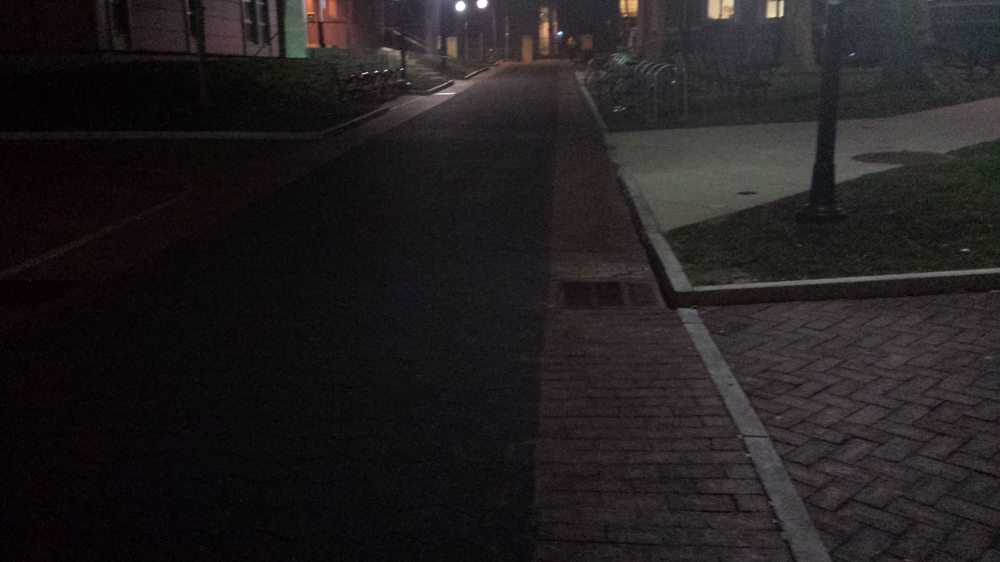
#> input picture image_proc/curb1.jpg, 1000 x 562 px, shrunk from 4128 x 2322 before the run
$ python curb.py
#> lines starting #> are read from the running program, lines starting #| are printed output that depends on the picture; after the words box and inside, x2 and y2 are one past the last pixel; in counts of white or black regions, pixels touching at a corner belong together
#> in test, im is the input picture: shape (562, 1000, 3); mean B, G, R 32.1, 30.5, 34.5
import cv2
import numpy as np
def arrComp(a, b, delta=10):
    for i in range(min(len(a),len(b))):
        if abs(a[i] - b[i]) > delta:
            return False
        return True

def process(im, iters=5):
#> called with iters = 5
    img_raw = im.copy()
    imgray = cv2.cvtColor(im, cv2.COLOR_BGR2GRAY)
    ret, thresh = cv2.threshold(imgray, 50, 255, cv2.THRESH_BINARY_INV)
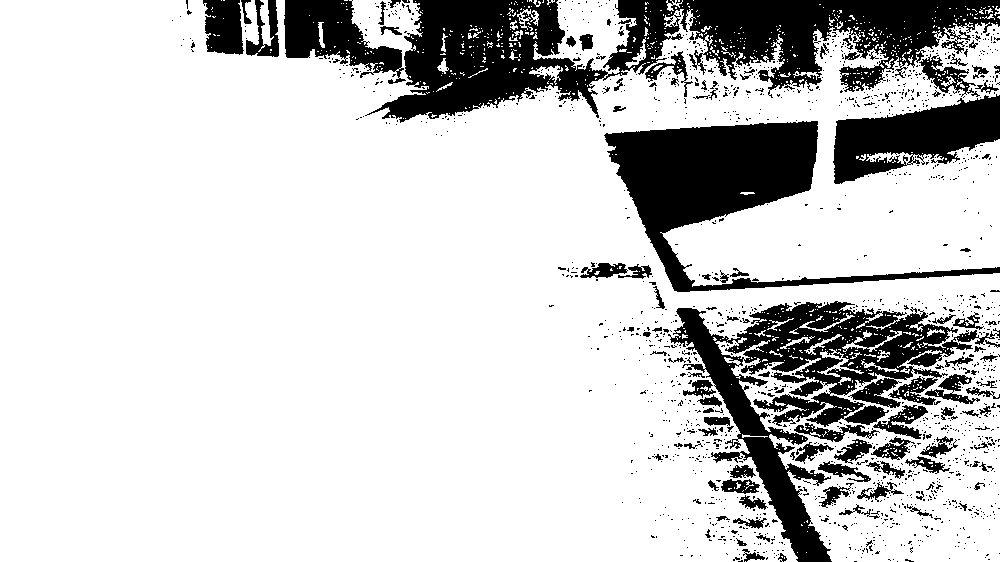
#> thresh: shape (562, 1000); 80.2% white; 1521 black regions (1408 under 20 px), largest, box (x1, y1, x2, y2) and area: (365, 0, 1000, 123) 35186, (668, 301, 1000, 562) 24023, (604, 121, 1000, 292) 19808
    #cv2.imshow('Binary', thresh)
    #cv2.waitKey()
    kernel = np.ones((5,5), np.uint8)
    dilation = cv2.dilate(thresh, kernel, iterations=iters)
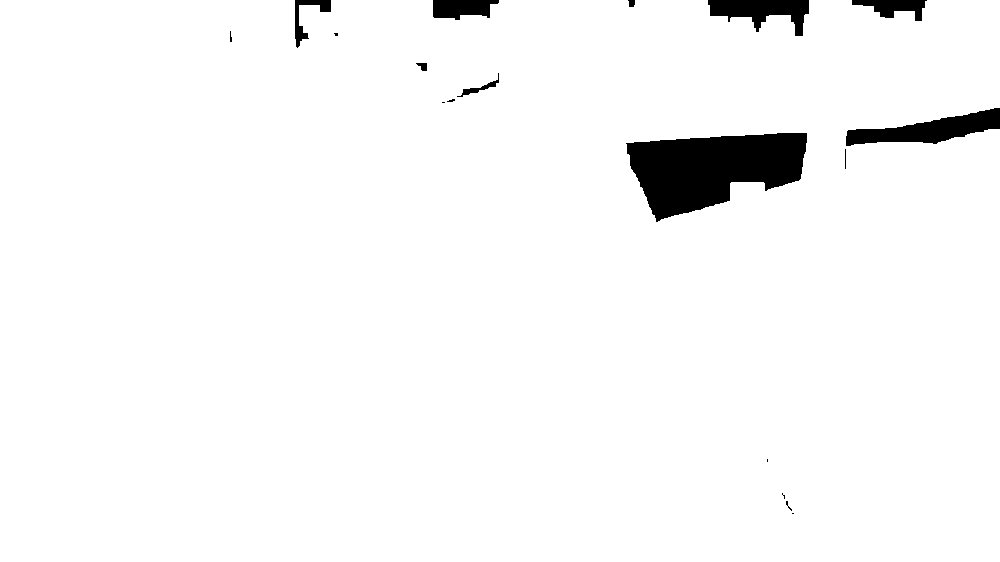
#> dilation: shape (562, 1000); 96.8% white; 18 black regions (8 under 20 px)
    #cv2.imshow('Dilation', dilation)
    #cv2.waitKey()
    minLength = 300
    conts_fin = []
    ret, thresh = cv2.threshold(dilation, 127, 255, 0)
    contours, hierarchy = cv2.findContours(thresh, cv2.RETR_TREE, cv2.CHAIN_APPROX_SIMPLE)
#> contours = 15 contours, 8 with area under 20; largest, box (x1, y1, x2, y2) and area: (0, 0, 1000, 562) 553027, (625, 132, 808, 223) 10574, (456, 72, 500, 98) 240, (415, 62, 428, 72) 75, (844, 148, 847, 170) 40, (229, 30, 233, 43) 28, (446, 98, 456, 103) 24

    for i in range(len(contours)):
        x, y, w, h = cv2.boundingRect(contours[i])
        if w > minLength or h > minLength:
            conts_fin.append(contours[i])
#> this loop made 15 passes
#> (x, y, w, h) on passes 1 to 12: (0, 0, 1000, 562), (791, 512, 4, 3), (787, 505, 6, 7), (785, 500, 4, 7), (782, 494, 4, 6), (781, 492, 3, 4), (766, 458, 3, 5), (844, 148, 3, 22), (625, 132, 183, 91), (441, 101, 5, 3), (446, 98, 10, 5), (456, 72, 44, 26)
#> after the loop, conts_fin = 1 contour; box (x1, y1, x2, y2) and area: (0, 0, 1000, 562) 553027

    cv2.drawContours(img_raw, conts_fin, -1, (0, 255, 0), 3)
    points = []
    for cnt in conts_fin:
        for pnt in cnt:
            points.append(pnt[0])
#> this loop made 1 pass
#> after the loop, points = 224 pairs, first value 0 to 999, second value 0 to 561
    x = len(img_raw[0])/2
#> x = 500
    y=len(img_raw)
#> y = 562
    cv2.line(img_raw, (x, 0), (x, y), (0, 0, 255), 3)
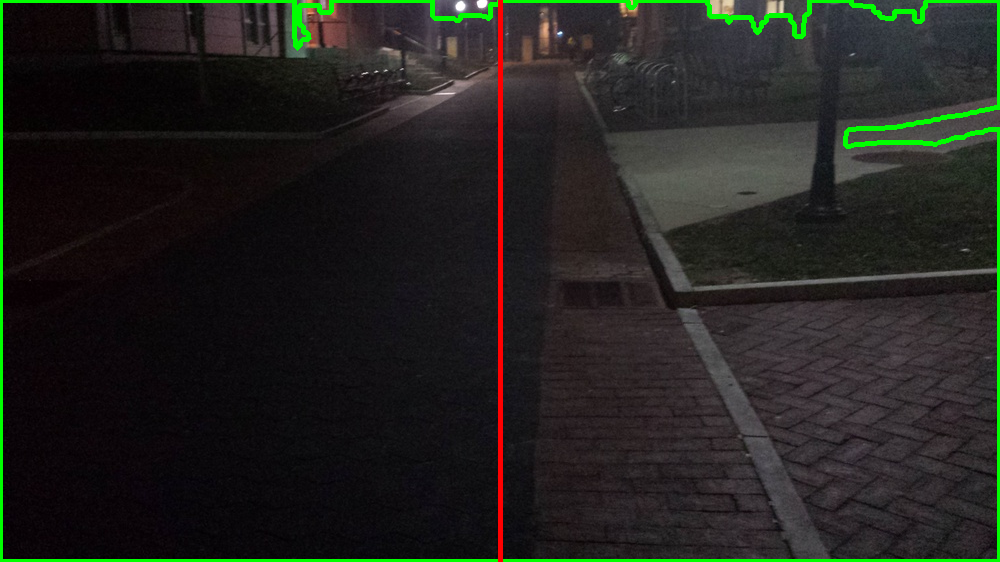
#> img_raw: shape (562, 1000, 3); mean B, G, R 30.9, 35.1, 34.4
    for cnt in contours:
        cv2.fillPoly(img_raw, cnt, (0, 255, 0))
#> this loop made 15 passes
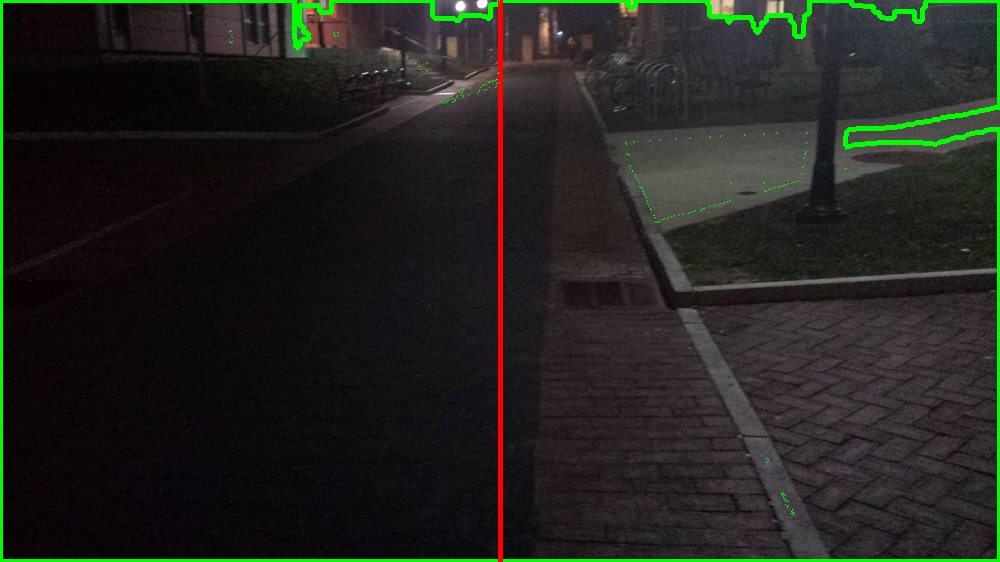
#> img_raw: shape (562, 1000, 3); 0.05% of pixels changed, all inside (x1, y1, x2, y2) = (229, 0, 847, 515)
    w = len(img_raw[0])
#> w = 1000
    h = len(img_raw)
#> h = 562
    boxHeight=150
    x=w/2
    deltax = 0
    rightEdge = w
#> rightEdge = 1000
    leftEdge = 0
    for pnt in points:
        if pnt[1] > h-boxHeight and pnt[1] < h-50:
            if pnt[0] < x and pnt[0] > leftEdge:
                leftEdge = pnt[0]
            elif pnt[0] > x and pnt[0] < rightEdge:
                rightEdge = pnt[0]
#> this loop made 224 passes
#> pnt on passes 1 to 3: [0, 0], [0, 561], [999, 561]
#> after the loop, leftEdge = 0; rightEdge = 1000
    cv2.line(img_raw, (leftEdge, 0), (leftEdge, h), (255, 0, 0), thickness=3)
    cv2.line(img_raw, (rightEdge, 0), (rightEdge, h), (255, 0, 0), thickness=3)
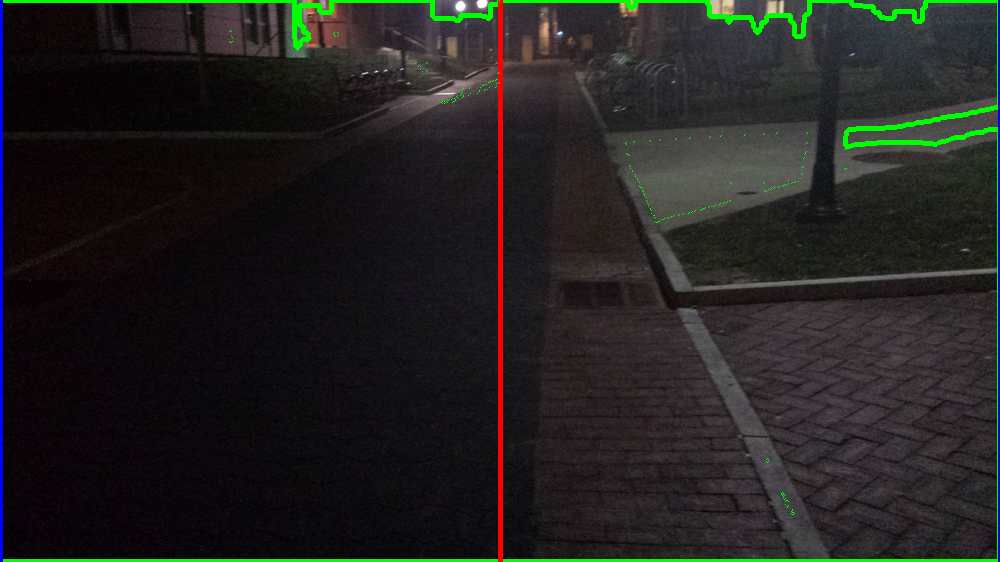
#> img_raw: shape (562, 1000, 3); mean B, G, R 32.1, 34, 34.4
    center = (w/2, h/2)
#> center = (500, 281)
    M = cv2.getRotationMatrix2D(center, 180, 1.0)
#> M = [[-1, 1.22e-16, 1000], [-1.22e-16, -1, 562]]
    rotated = cv2.warpAffine(img_raw, M, (w, h))
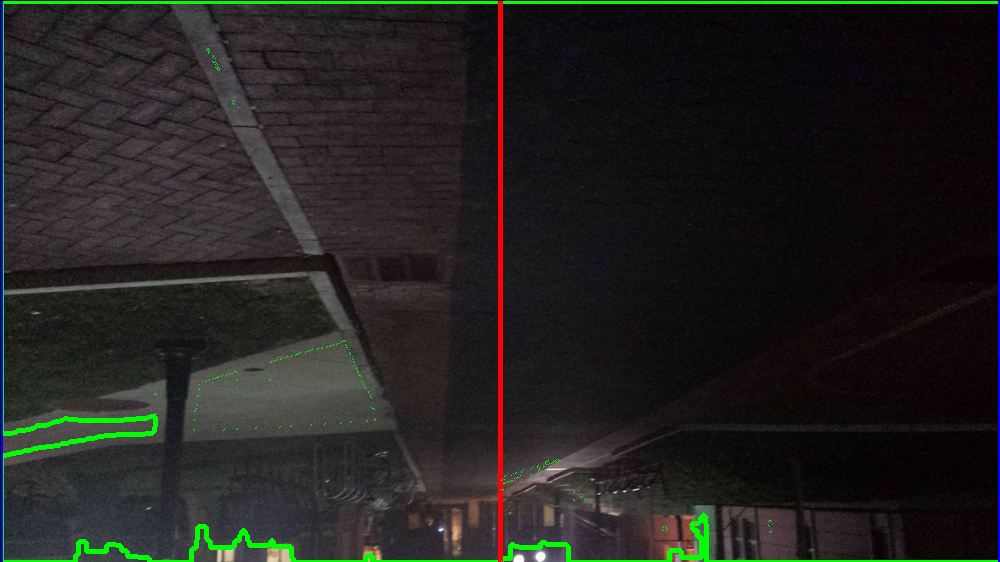
#> rotated: shape (562, 1000, 3); mean B, G, R 31.8, 33.6, 34.3
    return rotated
def test():
    im = cv2.imread('curb1.jpg')
    curb = process(im)
    cv2.imwrite('curb1_result.jpg', curb)
    android = ['curb2', 'curb3', 'curb4', 'curb5', 'curb6', 'curb7', 'curb8', 'curb9', 'curb10', 'curb11', 'curb12', 'curb14', 'curb15']
    for i in android:
        im = cv2.imread(i+'.jpg')
        try:
            curb = process(im)
            cv2.imwrite(i+'_result.jpg', curb)
        except:
            import traceback
            traceback.print_exc()
if __name__ == '__main__':
    test()
